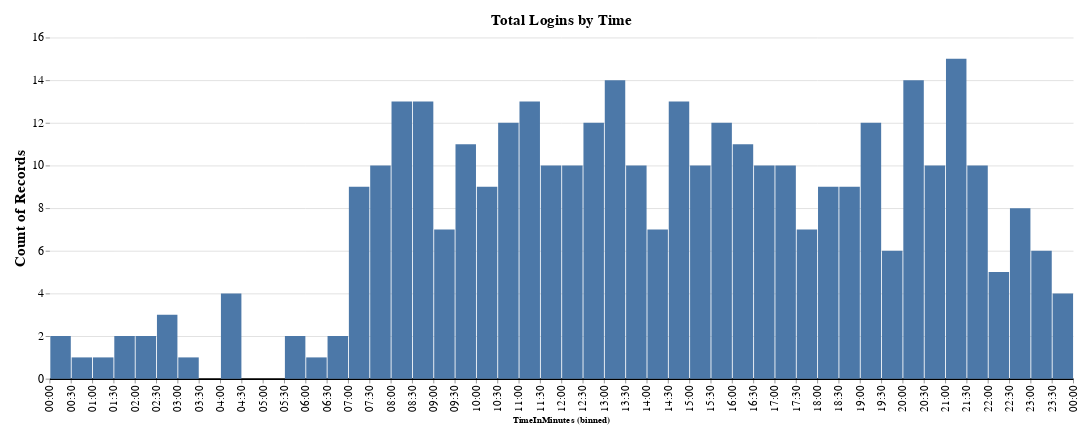

Notebook code for this chart:
### Markdown cell above
### Logins in Total
This chart shows all the logins in total.

### Code cell
login_datetime_df["TimeInMinutes"] = login_datetime_df["Date"].map(dt_to_min)

chart_login_total = alt.Chart(login_datetime_df).mark_bar().encode(
    x=alt.X("TimeInMinutes:Q", bin=alt.Bin(step=30), axis=alt.Axis(tickCount=48, labelAngle=-90, labelExpr="utcFormat(utcParse(datum.value >= 60 ? floor(datum.value / 60) + ':' + datum.value % 60 : '0:' + datum.value, '%H:%M'), '%H:%M')")), 
    y=alt.Y("count()"),
    tooltip=["count()"],  # Show the count when hovering over the bar
).properties(
    width=1200,
    height=400,
    title="Total Logins by Time",
)

chart_login_total = chart_login_total.configure(
    padding={"left": 15, "right": 15, "top": 15, "bottom": 15},
    title={"fontSize": 18},
).configure_view(
    stroke=None,
).configure_axisX(
    labelFontSize=13,
    grid=False,  # Remove the grid
    domainWidth=2,  # Set the width of the axis line
    domainColor="#000"  # Set the color of the axis line
).configure_axisY(
    labelFontSize=14,
    titleFontSize=18,
    domain=False,  # Remove the axis line
)

chart_login_total.save("figures/login_times/altair_login_total.html")
chart_login_total.save("figures/login_times/altair_login_total.png")

chart_login_total

### Figure 1 — Vega-Lite specification as saved in the notebook (floating-point values rounded to 4 significant figures; data arrays with more than 128 entries replaced by an {"elided": "..."} marker saying what was removed)
{"config": {"view": {"continuousWidth": 300, "continuousHeight": 300, "stroke": null}, "axisX": {"domainColor": "#000", "domainWidth": 2, "grid": false, "labelFontSize": 13}, "axisY": {"domain": false, "labelFontSize": 14, "titleFontSize": 18}, "padding": {"left": 15, "right": 15, "top": 15, "bottom": 15}, "title": {"fontSize": 18}}, "data": {"name": "data-da9ee31d65a32066181c4ce1c29622c6"}, "mark": {"type": "bar"}, "encoding": {"tooltip": [{"aggregate": "count", "type": "quantitative"}], "x": {"axis": {"labelAngle": -90, "labelExpr": "utcFormat(utcParse(datum.value >= 60 ? floor(datum.value / 60) + ':' + datum.value % 60 : '0:' + datum.value, '%H:%M'), '%H:%M')", "tickCount": 48}, "bin": {"step": 30}, "field": "TimeInMinutes", "type": "quantitative"}, "y": {"aggregate": "count", "type": "quantitative"}}, "height": 400, "title": "Total Logins by Time", "width": 1200, "$schema": "https://vega.github.io/schema/vega-lite/v5.15.1.json", "datasets": {"data-da9ee31d65a32066181c4ce1c29622c6": {"elided": "362 records"}}}
